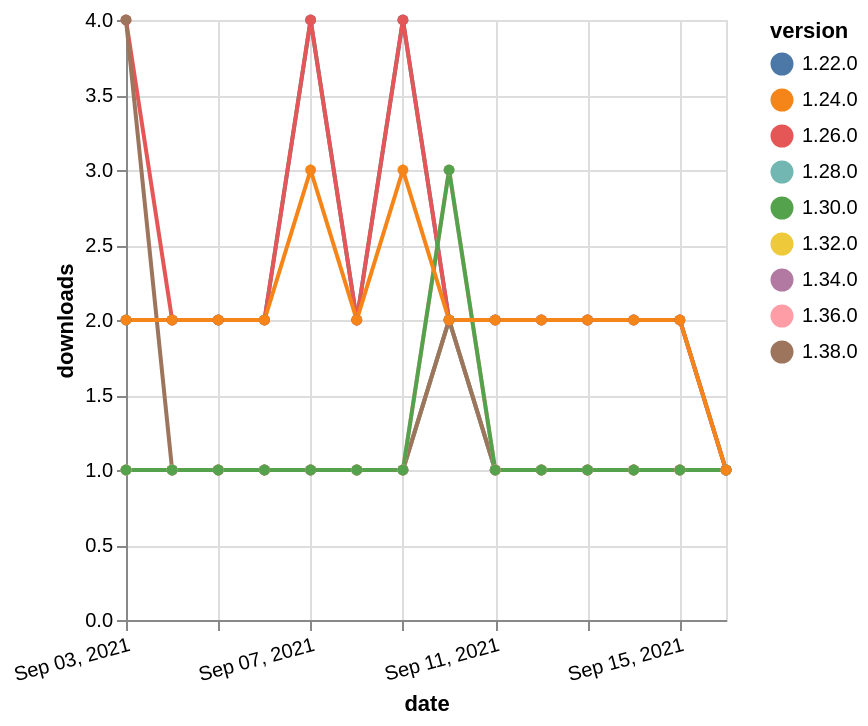

The specification (Vega-Lite) saved for this image:
### Vega-Lite specification from a JSON file in a GitHub repository (floating-point values rounded to 4 significant figures)
{"$schema": "https://vega.github.io/schema/vega-lite/v5.json", "description": "A simple bar chart with embedded data.", "data": {"values": [{"date": "2021-09-03", "total": 152, "delta": 1, "version": "1.34.0"}, {"date": "2021-09-04", "total": 153, "delta": 1, "version": "1.34.0"}, {"date": "2021-09-05", "total": 154, "delta": 1, "version": "1.34.0"}, {"date": "2021-09-06", "total": 155, "delta": 1, "version": "1.34.0"}, {"date": "2021-09-07", "total": 156, "delta": 1, "version": "1.34.0"}, {"date": "2021-09-08", "total": 157, "delta": 1, "version": "1.34.0"}, {"date": "2021-09-09", "total": 158, "delta": 1, "version": "1.34.0"}, {"date": "2021-09-10", "total": 160, "delta": 2, "version": "1.34.0"}, {"date": "2021-09-11", "total": 161, "delta": 1, "version": "1.34.0"}, {"date": "2021-09-12", "total": 162, "delta": 1, "version": "1.34.0"}, {"date": "2021-09-13", "total": 163, "delta": 1, "version": "1.34.0"}, {"date": "2021-09-14", "total": 164, "delta": 1, "version": "1.34.0"}, {"date": "2021-09-15", "total": 165, "delta": 1, "version": "1.34.0"}, {"date": "2021-09-16", "total": 166, "delta": 1, "version": "1.34.0"}, {"date": "2021-09-03", "total": 174, "delta": 1, "version": "1.32.0"}, {"date": "2021-09-04", "total": 175, "delta": 1, "version": "1.32.0"}, {"date": "2021-09-05", "total": 176, "delta": 1, "version": "1.32.0"}, {"date": "2021-09-06", "total": 177, "delta": 1, "version": "1.32.0"}, {"date": "2021-09-07", "total": 178, "delta": 1, "version": "1.32.0"}, {"date": "2021-09-08", "total": 179, "delta": 1, "version": "1.32.0"}, {"date": "2021-09-09", "total": 180, "delta": 1, "version": "1.32.0"}, {"date": "2021-09-10", "total": 182, "delta": 2, "version": "1.32.0"}, {"date": "2021-09-11", "total": 183, "delta": 1, "version": "1.32.0"}, {"date": "2021-09-12", "total": 184, "delta": 1, "version": "1.32.0"}, {"date": "2021-09-13", "total": 185, "delta": 1, "version": "1.32.0"}, {"date": "2021-09-14", "total": 186, "delta": 1, "version": "1.32.0"}, {"date": "2021-09-15", "total": 187, "delta": 1, "version": "1.32.0"}, {"date": "2021-09-16", "total": 188, "delta": 1, "version": "1.32.0"}, {"date": "2021-09-03", "total": 3015, "delta": 2, "version": "1.22.0"}, {"date": "2021-09-04", "total": 3017, "delta": 2, "version": "1.22.0"}, {"date": "2021-09-05", "total": 3019, "delta": 2, "version": "1.22.0"}, {"date": "2021-09-06", "total": 3021, "delta": 2, "version": "1.22.0"}, {"date": "2021-09-07", "total": 3025, "delta": 4, "version": "1.22.0"}, {"date": "2021-09-08", "total": 3027, "delta": 2, "version": "1.22.0"}, {"date": "2021-09-09", "total": 3031, "delta": 4, "version": "1.22.0"}, {"date": "2021-09-10", "total": 3033, "delta": 2, "version": "1.22.0"}, {"date": "2021-09-11", "total": 3035, "delta": 2, "version": "1.22.0"}, {"date": "2021-09-12", "total": 3037, "delta": 2, "version": "1.22.0"}, {"date": "2021-09-13", "total": 3039, "delta": 2, "version": "1.22.0"}, {"date": "2021-09-14", "total": 3041, "delta": 2, "version": "1.22.0"}, {"date": "2021-09-15", "total": 3043, "delta": 2, "version": "1.22.0"}, {"date": "2021-09-16", "total": 3044, "delta": 1, "version": "1.22.0"}, {"date": "2021-09-03", "total": 229, "delta": 1, "version": "1.28.0"}, {"date": "2021-09-04", "total": 230, "delta": 1, "version": "1.28.0"}, {"date": "2021-09-05", "total": 231, "delta": 1, "version": "1.28.0"}, {"date": "2021-09-06", "total": 232, "delta": 1, "version": "1.28.0"}, {"date": "2021-09-07", "total": 233, "delta": 1, "version": "1.28.0"}, {"date": "2021-09-08", "total": 234, "delta": 1, "version": "1.28.0"}, {"date": "2021-09-09", "total": 235, "delta": 1, "version": "1.28.0"}, {"date": "2021-09-10", "total": 237, "delta": 2, "version": "1.28.0"}, {"date": "2021-09-11", "total": 238, "delta": 1, "version": "1.28.0"}, {"date": "2021-09-12", "total": 239, "delta": 1, "version": "1.28.0"}, {"date": "2021-09-13", "total": 240, "delta": 1, "version": "1.28.0"}, {"date": "2021-09-14", "total": 241, "delta": 1, "version": "1.28.0"}, {"date": "2021-09-15", "total": 242, "delta": 1, "version": "1.28.0"}, {"date": "2021-09-16", "total": 243, "delta": 1, "version": "1.28.0"}, {"date": "2021-09-03", "total": 2440, "delta": 4, "version": "1.26.0"}, {"date": "2021-09-04", "total": 2442, "delta": 2, "version": "1.26.0"}, {"date": "2021-09-05", "total": 2444, "delta": 2, "version": "1.26.0"}, {"date": "2021-09-06", "total": 2446, "delta": 2, "version": "1.26.0"}, {"date": "2021-09-07", "total": 2450, "delta": 4, "version": "1.26.0"}, {"date": "2021-09-08", "total": 2452, "delta": 2, "version": "1.26.0"}, {"date": "2021-09-09", "total": 2456, "delta": 4, "version": "1.26.0"}, {"date": "2021-09-10", "total": 2458, "delta": 2, "version": "1.26.0"}, {"date": "2021-09-11", "total": 2460, "delta": 2, "version": "1.26.0"}, {"date": "2021-09-12", "total": 2462, "delta": 2, "version": "1.26.0"}, {"date": "2021-09-13", "total": 2464, "delta": 2, "version": "1.26.0"}, {"date": "2021-09-14", "total": 2466, "delta": 2, "version": "1.26.0"}, {"date": "2021-09-15", "total": 2468, "delta": 2, "version": "1.26.0"}, {"date": "2021-09-16", "total": 2469, "delta": 1, "version": "1.26.0"}, {"date": "2021-09-03", "total": 116, "delta": 4, "version": "1.38.0"}, {"date": "2021-09-04", "total": 117, "delta": 1, "version": "1.38.0"}, {"date": "2021-09-05", "total": 118, "delta": 1, "version": "1.38.0"}, {"date": "2021-09-06", "total": 119, "delta": 1, "version": "1.38.0"}, {"date": "2021-09-07", "total": 120, "delta": 1, "version": "1.38.0"}, {"date": "2021-09-08", "total": 121, "delta": 1, "version": "1.38.0"}, {"date": "2021-09-09", "total": 122, "delta": 1, "version": "1.38.0"}, {"date": "2021-09-10", "total": 124, "delta": 2, "version": "1.38.0"}, {"date": "2021-09-11", "total": 125, "delta": 1, "version": "1.38.0"}, {"date": "2021-09-12", "total": 126, "delta": 1, "version": "1.38.0"}, {"date": "2021-09-13", "total": 127, "delta": 1, "version": "1.38.0"}, {"date": "2021-09-14", "total": 128, "delta": 1, "version": "1.38.0"}, {"date": "2021-09-15", "total": 129, "delta": 1, "version": "1.38.0"}, {"date": "2021-09-16", "total": 130, "delta": 1, "version": "1.38.0"}, {"date": "2021-09-03", "total": 172, "delta": 1, "version": "1.36.0"}, {"date": "2021-09-04", "total": 173, "delta": 1, "version": "1.36.0"}, {"date": "2021-09-05", "total": 174, "delta": 1, "version": "1.36.0"}, {"date": "2021-09-06", "total": 175, "delta": 1, "version": "1.36.0"}, {"date": "2021-09-07", "total": 176, "delta": 1, "version": "1.36.0"}, {"date": "2021-09-08", "total": 177, "delta": 1, "version": "1.36.0"}, {"date": "2021-09-09", "total": 178, "delta": 1, "version": "1.36.0"}, {"date": "2021-09-10", "total": 181, "delta": 3, "version": "1.36.0"}, {"date": "2021-09-11", "total": 182, "delta": 1, "version": "1.36.0"}, {"date": "2021-09-12", "total": 183, "delta": 1, "version": "1.36.0"}, {"date": "2021-09-13", "total": 184, "delta": 1, "version": "1.36.0"}, {"date": "2021-09-14", "total": 185, "delta": 1, "version": "1.36.0"}, {"date": "2021-09-15", "total": 186, "delta": 1, "version": "1.36.0"}, {"date": "2021-09-16", "total": 187, "delta": 1, "version": "1.36.0"}, {"date": "2021-09-03", "total": 314, "delta": 1, "version": "1.30.0"}, {"date": "2021-09-04", "total": 315, "delta": 1, "version": "1.30.0"}, {"date": "2021-09-05", "total": 316, "delta": 1, "version": "1.30.0"}, {"date": "2021-09-06", "total": 317, "delta": 1, "version": "1.30.0"}, {"date": "2021-09-07", "total": 318, "delta": 1, "version": "1.30.0"}, {"date": "2021-09-08", "total": 319, "delta": 1, "version": "1.30.0"}, {"date": "2021-09-09", "total": 320, "delta": 1, "version": "1.30.0"}, {"date": "2021-09-10", "total": 323, "delta": 3, "version": "1.30.0"}, {"date": "2021-09-11", "total": 324, "delta": 1, "version": "1.30.0"}, {"date": "2021-09-12", "total": 325, "delta": 1, "version": "1.30.0"}, {"date": "2021-09-13", "total": 326, "delta": 1, "version": "1.30.0"}, {"date": "2021-09-14", "total": 327, "delta": 1, "version": "1.30.0"}, {"date": "2021-09-15", "total": 328, "delta": 1, "version": "1.30.0"}, {"date": "2021-09-16", "total": 329, "delta": 1, "version": "1.30.0"}, {"date": "2021-09-03", "total": 2555, "delta": 2, "version": "1.24.0"}, {"date": "2021-09-04", "total": 2557, "delta": 2, "version": "1.24.0"}, {"date": "2021-09-05", "total": 2559, "delta": 2, "version": "1.24.0"}, {"date": "2021-09-06", "total": 2561, "delta": 2, "version": "1.24.0"}, {"date": "2021-09-07", "total": 2564, "delta": 3, "version": "1.24.0"}, {"date": "2021-09-08", "total": 2566, "delta": 2, "version": "1.24.0"}, {"date": "2021-09-09", "total": 2569, "delta": 3, "version": "1.24.0"}, {"date": "2021-09-10", "total": 2571, "delta": 2, "version": "1.24.0"}, {"date": "2021-09-11", "total": 2573, "delta": 2, "version": "1.24.0"}, {"date": "2021-09-12", "total": 2575, "delta": 2, "version": "1.24.0"}, {"date": "2021-09-13", "total": 2577, "delta": 2, "version": "1.24.0"}, {"date": "2021-09-14", "total": 2579, "delta": 2, "version": "1.24.0"}, {"date": "2021-09-15", "total": 2581, "delta": 2, "version": "1.24.0"}, {"date": "2021-09-16", "total": 2582, "delta": 1, "version": "1.24.0"}]}, "width": "container", "mark": {"type": "line", "point": {"filled": true}}, "encoding": {"x": {"field": "date", "type": "temporal", "timeUnit": "yearmonthdate", "title": "date", "axis": {"labelAngle": -15}}, "y": {"field": "delta", "type": "quantitative", "title": "downloads"}, "color": {"field": "version", "type": "nominal"}, "tooltip": {"field": "delta"}}}
